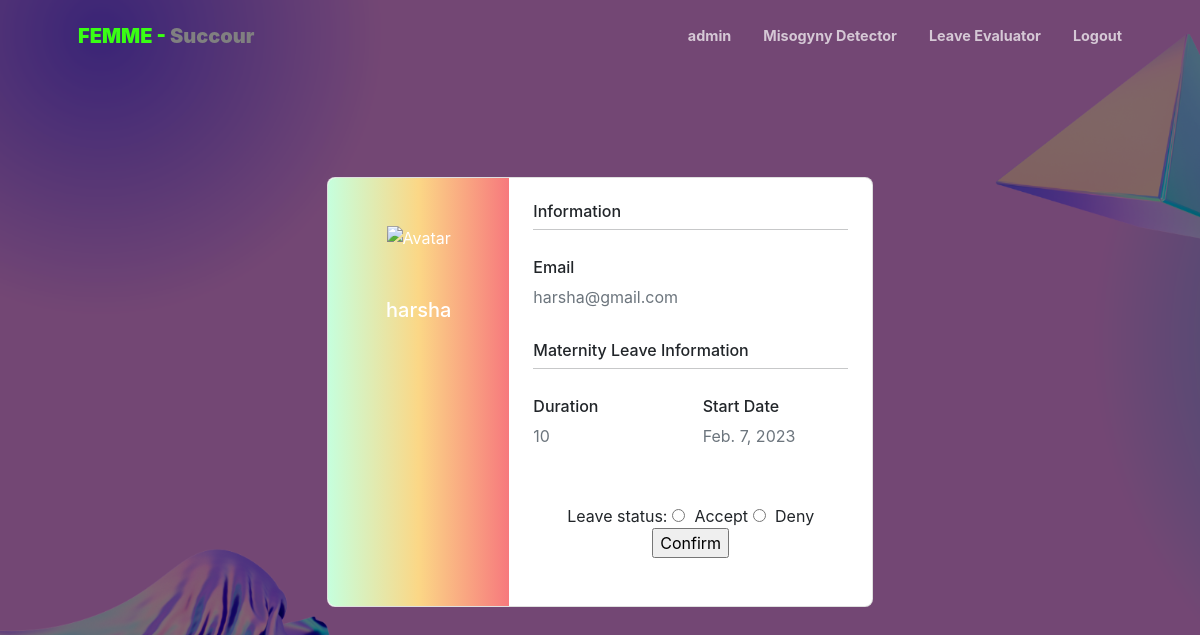
/leave/profile/harshanone (signed in), run on the app's committed database.
### leaveCalculator/models.py (models this page shows, shortened)
class Leave(models.Model):
    timestamp = models.DateTimeField(auto_now_add=True)
    profile = models.ForeignKey(Profile, on_delete=models.CASCADE)
    slug = models.SlugField(max_length=264, unique=True, default='',editable=False)
    report = models.FileField()
    maternity_leave = models.IntegerField(default=9)
    pregnancy_date = models.DateField()
    leave_approved = models.BooleanField(default=False)

### accounts/models.py (models this page shows)
class Profile(models.Model):
    user = models.OneToOneField(User, on_delete=models.CASCADE)
    is_HR = models.BooleanField()
    def __str__(self):
        return str(f'{self.user.username}')

### leaveCalculator/views.py (the view)
# urls.py: path('profile/<slug:the_slug>', views.leaveprofile, name='leaveprofile'),
def leaveprofile(request, the_slug):
    leave = Leave.objects.get(slug=the_slug)
    if request.method=="POST":
        approval = request.POST['approval']
        if approval == "Accept":
            leave.leave_approved = True
            leave.save()
            print(leave.leave_approved)
    context = {"leave": leave}
    return render(request, "leaveprofile.html", context)

### templates/leaveprofile.html (shortened to what this page needs)
{% extends "base.html" %}
{% load static %}
{% block content %}
<link rel="stylesheet" href="{% static 'css/hr_dash.css' %}">
<link rel="stylesheet" href="{% static 'css/main.css' %}">
<section class="vh-100" style="background-image: linear-gradient(45deg,  0 50%, black 50% 100%);">
  <div class="container py-5 h-100">
    <div class="row d-flex justify-content-center align-items-center h-100">
      <div class="col col-lg-6 mb-4 mb-lg-0">
        <div class="card mb-3" style="border-radius: .5rem;">
          <div class="row g-0">
            <div class="col-md-4 gradient-custom text-center text-white"
              style="border-top-left-radius: .5rem; border-bottom-left-radius: .5rem;background-image: linear-gradient(to right, #c6ffdd, #fbd786, #f7797d);">
              <img src="https://mdbcdn.b-cdn.net/img/Photos/new-templates/bootstrap-chat/ava1-bg.webp" alt="Avatar"
                class="img-fluid my-5" style="width: 80px;" />
              <h5>{{ leave.profile }}</h5>
            </div>
            <div class="col-md-8">
              <div class="card-body p-4">
                <h6>Information</h6>
                <hr class="mt-0 mb-4">
                <div class="row pt-1">
                  <div class="col-6 mb-3">
                    <h6>Email</h6>
                    <p class="text-muted">{{ leave.profile.user.email }}</p>
                  </div>
                </div>
                <h6>Maternity Leave Information</h6>
                <hr class="mt-0 mb-4">
                <div class="row pt-1">
                  <div class="col-6 mb-3">
                    <h6>Duration</h6>
                    <p class="text-muted">{{ leave.maternity_leave }}</p>
                  </div>
                  <div class="col-6 mb-3">
                    <h6>Start Date</h6>
                    <p class="text-muted">{{ leave.pregnancy_date }}</p>
                  </div>
                </div>
                <center>
                  <br>
                  <form method="POST">
                    Leave status:
                    <input type="radio" name="approval" style="margin-right: 3%; " value="Accept">Accept
                    <input type="radio" name="approval" style="margin-right: 3%; " value="Deny">Deny<br>
                    <input type="submit" value="Confirm">
                  </form>
                </center>
                <div class="d-flex justify-content-start">
                  <a href="#!"></a>
                  <a href="#!"></a>
                </div>
              </div>
            </div>
          </div>
        </div>
      </div>
    </div>
  </div>
</section>
{% endblock content %}

### templates/navbar.html (shortened to what this page needs)
<nav class="navbar navbar-expand-lg navbar-light fixed-top py-3" id="mainNav">
    <div class="container px-4 px-lg-5">
        <a class="navbar-brand" href="{% url 'home' %}"><b><span style="color:#39FF14">FEMME -</span>
                <span style="color: grey">Succour</span></b></a>
        <div class="collapse navbar-collapse" id="navbarResponsive">
            <ul class="navbar-nav ms-auto my-2 my-lg-0">
                {% if user.is_authenticated %}
                <li class="nav-item"><a class="nav-link" href="{% url 'profile' %}">{{ user }}</a></li>
                {% else %}
                <li class="nav-item"><a class="nav-link" href="{% url 'login' %}">Login</a></li>
                {% endif %}
                {% if user.profile.is_HR %}
                <li class="nav-item"><a class="nav-link" href="{% url 'uploadVideo' %}">Meeting Dashboard</a></li>
                <li class="nav-item"><a class="nav-link" href="{% url 'leavedash' %}">Leave Dashboard</a></li>
                {% else %}
                <li class="nav-item"><a class="nav-link" href="{% url 'uploadVideo' %}">Misogyny Detector</a></li>
                <li class="nav-item"><a class="nav-link" href="{% url 'uploadPDF' %}">Leave Evaluator</a></li>
                {% endif %}
                {% if user.is_authenticated %}
                <li class="nav-item"><a class="nav-link" href="{% url 'logout' %}">Logout</a></li>
                {% endif %}
            </ul>
        </div>
    </div>
</nav>

### static/css/hr_dash.css (style rules this page uses)
body { margin: 0; padding: 0; background: url("../images/1.png"); background-size: cover; position: relative; padding: 0; backdrop-filter: brightness(50%); }

### data on the page
Leave: profile "harsha", profile.user.email "harsha@gmail.com", maternity_leave "10", pregnancy_date "Feb. 7, 2023"

### other printed values
{{ user }} "admin"
